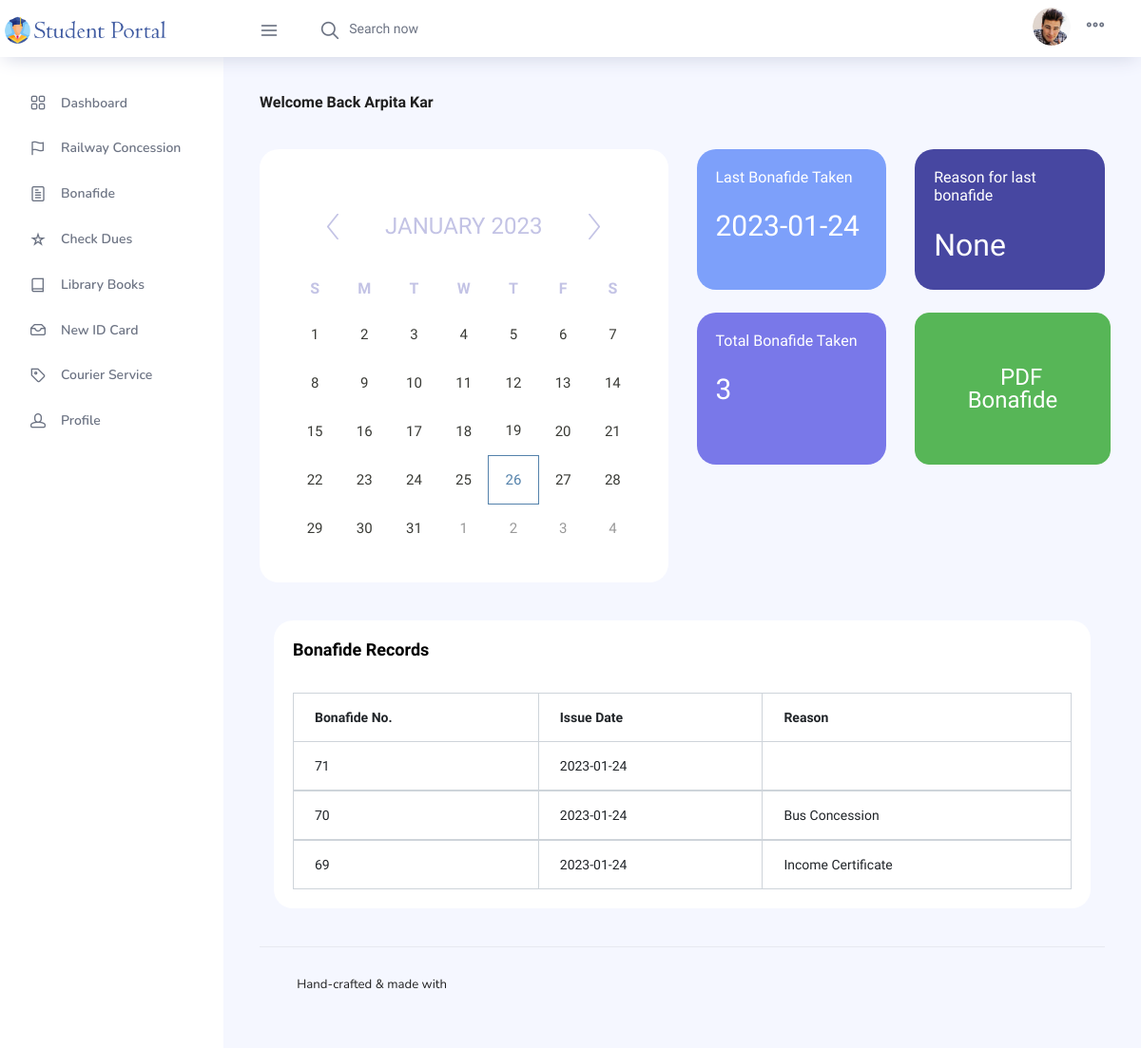
Screenshot of /student-portal/student-bonafide.php (signed in) with the database file from the repository.
### tables this page shows
CREATE TABLE IF NOT EXISTS `student` (
  `s_id` int NOT NULL AUTO_INCREMENT,
  `branch` varchar(100) NOT NULL,
  `first_name` varchar(100) NOT NULL,
  `last_name` varchar(100) NOT NULL,
  `mother_name` varchar(100) NOT NULL,
  `religion` varchar(100) NOT NULL,
  `gender` varchar(100) NOT NULL,
  `dob` varchar(100) NOT NULL,
  `pob` varchar(100) NOT NULL,
  `s_email` varchar(100) NOT NULL,
  `s_pwd` varchar(100) NOT NULL,
  `phone` varchar(100) NOT NULL,
  `year` varchar(100) NOT NULL,
  `home_stn` varchar(100) NOT NULL,
  `age` varchar(100) NOT NULL,
  `ila` varchar(100) NOT NULL,
  `doa` varchar(100) NOT NULL,
  `reason` varchar(100) NOT NULL,
  `remark` varchar(100) NOT NULL,
  PRIMARY KEY (`s_id`)
);

CREATE TABLE IF NOT EXISTS `student_bonafide_map` (
  `s_id` int NOT NULL,
  `bonafide_no` int NOT NULL AUTO_INCREMENT,
  `issue_date` varchar(100) DEFAULT NULL,
  `reason` varchar(100) DEFAULT NULL,
  PRIMARY KEY (`bonafide_no`),
  KEY `s_id` (`s_id`)
);

### student-portal/student-bonafide.php (the view, shortened to what this page needs)
<!DOCTYPE html>
<html lang="en">
  <head>
    <link rel="stylesheet" href="vendors/feather/feather.css">
    <link rel="stylesheet" href="vendors/ti-icons/css/themify-icons.css">
    <link rel="stylesheet" href="vendors/css/vendor.bundle.base.css">
    <link rel="stylesheet" href="vendors/datatables.net-bs4/dataTables.bootstrap4.css">
    <link rel="stylesheet" href="vendors/ti-icons/css/themify-icons.css">
    <link rel="stylesheet" type="text/css" href="js/select.dataTables.min.css">
    <link rel="stylesheet" href="css/vertical-layout-light/style.css">
    <link href="css/style.css" rel='stylesheet' type='text/css' />
    <link rel="stylesheet" href="css/clndr.css" type="text/css" />
  </head>
  <body>
    <?php
      $conn = mysqli_connect("localhost", "root", "", "crce") or die(mysqli_error($conn));
      $s_id = $_SESSION['s_id'];
      $sql = "SELECT first_name, last_name FROM student WHERE s_id='$s_id'";
      $selectResult = mysqli_query($conn,$sql);
      $studentDetails = mysqli_fetch_assoc($selectResult);
      $sName = $studentDetails["first_name"];
      $slName = $studentDetails["last_name"];
      $query = "SELECT * FROM student_bonafide_map WHERE s_id='$s_id';";
      $data = mysqli_query($conn, $query);
    ?>
    <div class="container-scroller">
        <nav class="navbar col-lg-12 col-12 p-0 fixed-top d-flex flex-row">
          <div class="text-center navbar-brand-wrapper d-flex align-items-center justify-content-center">
            <a class="navbar-brand brand-logo mr-5" href="student-dashboard.php"><img src="images/student-logo.png" class="mr-2" alt="logo"/></a>
          </div>
          <div class="navbar-menu-wrapper d-flex align-items-center justify-content-end">
            <button class="navbar-toggler navbar-toggler align-self-center" type="button" data-toggle="minimize">
              <span class="icon-menu"></span>
            </button>
            <ul class="navbar-nav mr-lg-2">
              <li class="nav-item nav-search d-none d-lg-block">
                <div class="input-group">
                  <div class="input-group-prepend hover-cursor" id="navbar-search-icon">
                    <span class="input-group-text" id="search">
                      <i class="icon-search"></i>
                    </span>
                  </div>
                  <input type="text" class="form-control" id="navbar-search-input" placeholder="Search now" aria-label="search" aria-describedby="search">
                </div>
              </li>
            </ul>
            <ul class="navbar-nav navbar-nav-right">
              <li class="nav-item nav-profile dropdown">
                <a class="nav-link dropdown-toggle" href="#" data-toggle="dropdown" id="profileDropdown">
                  <img src="images/faces/face28.jpg" alt="profile"/>
                </a>
              </li>
              <li class="nav-item nav-settings d-none d-lg-flex">
                <a class="nav-link" href="#">
                  <i class="icon-ellipsis"></i>
                </a>
              </li>
            </ul>
          </div>
        </nav>
      <div class="container-fluid page-body-wrapper">
          <nav class="sidebar sidebar-offcanvas" id="sidebar">
            <ul class="nav">
              <li class="nav-item">
                <a class="nav-link" href="student-dashboard.php">
                  <i class="icon-grid menu-icon"></i>
                  <span class="menu-title">Dashboard</span>
                </a>
              </li>
              <li class="nav-item">
                <a class="nav-link" href="student-train.php">
                  <i class="icon-flag menu-icon"></i>
                  <span class="menu-title">Railway Concession</span>
                </a>
              </li>
              <li class="nav-item">
                <a class="nav-link" href="student-bonafide.php">
                  <i class="icon-paper menu-icon"></i>
                  <span class="menu-title">Bonafide</span>
                </a>
              </li>
              <li class="nav-item">
                <a class="nav-link" href="student-dues.php">
                  <i class="icon-star menu-icon"></i>
                  <span class="menu-title">Check Dues</span>
                </a>
              </li>
              <li class="nav-item">
                <a class="nav-link" href="student-library-books.php">
                  <i class="icon-book menu-icon"></i>
                  <span class="menu-title">Library Books</span>
                </a>
              </li>
              <li class="nav-item">
                <a class="nav-link" data-toggle="collapse" href="#ui-basic" aria-expanded="false" aria-controls="ui-basic">
                  <i class="icon-archive menu-icon"></i>
                  <span class="menu-title">New ID Card</span>
                </a>
              </li>
              <li class="nav-item">
                <a class="nav-link" data-toggle="collapse" href="#ui-basic" aria-expanded="false" aria-controls="ui-basic">
                  <i class="icon-tag menu-icon"></i>
                  <span class="menu-title">Courier Service</span>
                </a>
              </li>
              <li class="nav-item">
                <a class="nav-link" data-toggle="collapse" href="#ui-basic" aria-expanded="false" aria-controls="ui-basic">
                  <i class="icon-head menu-icon"></i>
                  <span class="menu-title">Profile</span>
                </a>
              </li>
            </ul>
          </nav>
        <div class="main-panel">
            <div class="content-wrapper">
                <div class="row">
                  <div class="col-md-12 grid-margin">
                    <div class="row">
                      <div class="col-12 col-xl-8 mb-4 mb-xl-0">
                        <h3 class="font-weight-bold">Welcome Back <?php echo " {$sName} {$slName}"; ?></h3>
                      </div>
                    </div>
                  </div>
                </div>
                <div class="row">
                        <div class="col-md-6 grid-margin stretch-card">
                            <div class="card">
                                <div class="calender">
                                    <div class="column_right_grid calender">
                                        <div class="cal1">
                                        </div>
                                    </div>
                                </div>
                            </div>
                        </div>
                        <?php
                            $code = "SELECT MAX(issue_date) AS date FROM student_bonafide_map WHERE s_id='$s_id';";
                            $count = mysqli_query($conn, $code);
                            $train = mysqli_fetch_assoc($count);
                            if($train['date'] == NULL) {
                                $con = 'None';
                            }
                            else {
                                $con= $train['date'];
                            }
                        ?>
                        <div class="col-md-6 grid-margin transparent">
                            <div class="row">
                                <div class="col-md-6 mb-4 stretch-card transparent">
                                    <div class="card card-tale">
                                        <div class="card-body">
                                            <p class="mb-4">Last Bonafide Taken</p>
                                            <p class="fs-30 mb-2"><?php echo $con; ?></p>
                                        </div>
                                    </div>
                                </div>
                                <?php
                                    $code = "SELECT reason
                                            FROM student_bonafide_map
                                            WHERE s_id='$s_id'
                                            AND issue_date='$con'
                                            ORDER BY bonafide_no
                                            DESC LIMIT 1;";
                                    $count = mysqli_query($conn, $code);
                                    $bonafide = mysqli_fetch_assoc($count);
                                    if($bonafide['reason'] == NULL) {
                                        $reason = 'None';
                                    }
                                    else {
                                        $reason= $bonafide['reason'];
                                    }
                                ?>
                                <div class="col-md-6 mb-4 stretch-card transparent">
                                    <div class="card card-dark-blue">
                                        <div class="card-body">
                                            <p class="mb-4">Reason for last bonafide</p>
                                            <p class="mb-2" style="font-size: 4vh;"><?php echo $reason; ?></p>
                                        </div>
                                    </div>
                                </div>
                            </div>
                            <?php
                                $code = "SELECT COUNT(bonafide_no) AS t_bonafide FROM student_bonafide_map WHERE s_id='$s_id';";
                                $count = mysqli_query($conn, $code);
                                $bonafide = mysqli_fetch_assoc($count);
                                if($bonafide['t_bonafide'] == NULL) {
                                $bona = 'None';
                                }
                                else {
                                $bona= $bonafide['t_bonafide'];
                                }
                            ?>
                            <div class="row">
                                <div class="col-md-6 mb-4 mb-lg-0 stretch-card transparent">
                                    <div class="card card-light-blue">
                                        <div class="card-body">
                                            <p class="mb-4">Total Bonafide Taken</p>
                                            <p class="fs-30 mb-2"><?php echo $bona; ?></p>
                                        </div>
                                    </div>
                                </div>
                                <div class="col-md-6 stretch-card transparent">
                                    <div class="card">
                                        <a href="bonafide-reason.php">
                                          <button type="button" class="btn btn-success btn-lg" style="height: 20vh; font-size: 3vh;">
                                            <i class="ti-file btn-icon-append"></i>
                                            PDF Bonafide
                                          </button>
                                        </a>
                                    </div>
                                </div>
                            </div>
                        </div>
                </div>
                    <div class="col-lg-12 grid-margin stretch-card">
                        <div class="card">
                            <div class="card-body">
                                <h4 class="card-title">Bonafide Records</h4>
                                <div class="table-responsive pt-3">
                                    <table class="table table-bordered">
                                        <thead>
                                            <tr>
                                                <th>Bonafide No.</th>
                                                <th>Issue Date</th>
                                                <th>Reason</th>
                                            </tr>
                                        </thead>
                                        <?php
                                            while($result = mysqli_fetch_assoc($data))
                                            {
                                                echo"
                                                    <tbody>
                                                        <tr>
                                                            <td>".$result['bonafide_no']."</td>
                                                            <td>".$result['issue_date']."</td>
                                                            <td>".$result['reason']."</td>
                                                        </tr>
                                                    </tbody>";
                                            }
                                        ?>
                                    </table>
                                </div>
                            </div>
                        </div>
                    </div>
                    <footer class="footer">
                    <div class="d-sm-flex justify-content-center justify-content-sm-between">
                        <span class="float-none float-sm-right d-block mt-1 mt-sm-0 text-center">Hand-crafted & made with <i class="ti-heart text-danger ml-1"></i></span>
                    </div>
                    </footer>
            </div>
        </div>
      </div>
    </div>
        <link rel="stylesheet" href="css/clndr.css" type="text/css" />
  </body>
</html>

### student-portal/css/style.css (style rules this page uses)
html,body,div,span,applet,object,iframe,h1,h2,h3,h4,h5,h6,p,blockquote,pre,a,abbr,acronym,address,big,cite,code,del,dfn,em,img,ins,kbd,q,s,samp,small,strike,strong,sub,sup,tt,var,b,u,i,dl,dt,dd,ol,nav ul,nav li,fieldset,form,label,legend,table,caption,tbody,tfoot,thead,tr,th,td,article,aside,canvas,details,embed,figure,figcaption,footer,header,hgroup,menu,nav,output,ruby,section,summary,time,mark,audio,video { margin:0;padding:0;border:0;font-size:100%;font:inherit;vertical-align:baseline; }
article, aside, details, figcaption, figure,footer, header, hgroup, menu, nav, section { display: block; }
ol,ul { list-style:none;margin:0px;padding:0px; }
table { border-collapse:collapse;border-spacing:0; }
a { text-decoration:none; }
img { max-width:100%; }
html, body { font-family: 'Maven Pro', sans-serif; background:#443266; }
body a { transition:0.5s all; -webkit-transition:0.5s all; -moz-transition:0.5s all; -o-transition:0.5s all; -ms-transition:0.5s all; text-decoration:none; }
.calender { padding: 1em; }

### rows the page displays
student: first_name "Arpita", last_name "Kar"
student_bonafide_map: reason "None", bonafide_no "71", issue_date "2023-01-24"
student_bonafide_map: bonafide_no "70", issue_date "2023-01-24", reason "Bus Concession"
student_bonafide_map: bonafide_no "69", issue_date "2023-01-24", reason "Income Certificate"

### other values shown
$con "2023-01-24"
$bona "3"
